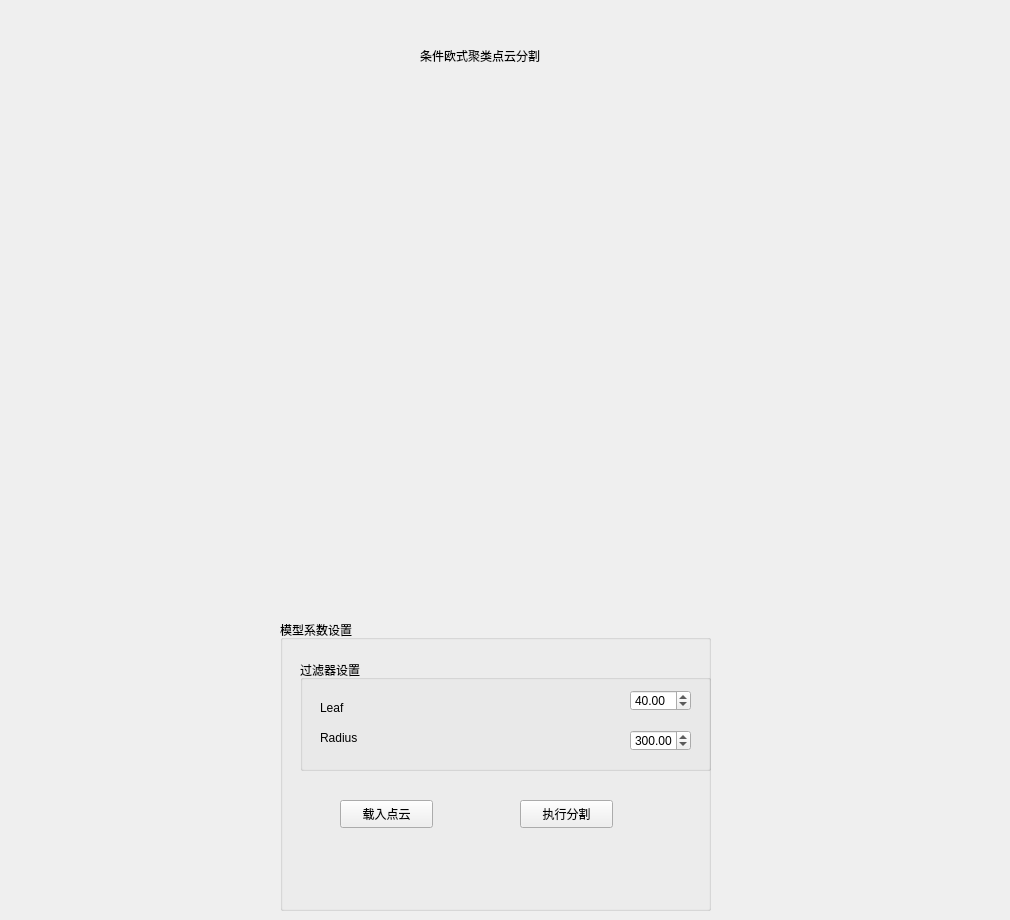
    <widget class="QWidget" name="tab_6">
     <attribute name="title">
      <string>条件欧式聚类点云分割</string>
     </attribute>
     <widget class="QVTKWidget" name="qvtkWidget_8" native="true">
      <property name="geometry">
       <rect>
        <x>50</x>
        <y>90</y>
        <width>951</width>
        <height>521</height>
       </rect>
      </property>
      <property name="autoFillBackground">
       <bool>true</bool>
      </property>
     </widget>
     <widget class="QLabel" name="label_58">
      <property name="geometry">
       <rect>
        <x>420</x>
        <y>40</y>
        <width>311</width>
        <height>31</height>
       </rect>
      </property>
      <property name="text">
       <string>条件欧式聚类点云分割</string>
      </property>
     </widget>
     <widget class="QGroupBox" name="groupBox_21">
      <property name="geometry">
       <rect>
        <x>280</x>
        <y>620</y>
        <width>431</width>
        <height>291</height>
       </rect>
      </property>
      <property name="title">
       <string>模型系数设置</string>
      </property>
      <widget class="QPushButton" name="CECDoBUT">
       <property name="geometry">
        <rect>
         <x>240</x>
         <y>180</y>
         <width>93</width>
         <height>28</height>
        </rect>
       </property>
       <property name="text">
        <string>执行分割</string>
       </property>
      </widget>
      <widget class="QGroupBox" name="groupBox_23">
       <property name="geometry">
        <rect>
         <x>20</x>
         <y>40</y>
         <width>411</width>
         <height>111</height>
        </rect>
       </property>
       <property name="title">
        <string>过滤器设置</string>
       </property>
       <widget class="QDoubleSpinBox" name="MWSBox_2">
        <property name="geometry">
         <rect>
          <x>330</x>
          <y>30</y>
          <width>61</width>
          <height>21</height>
         </rect>
        </property>
        <property name="maximum">
         <double>999999.989999999990687</double>
        </property>
        <property name="singleStep">
         <double>1.000000000000000</double>
        </property>
        <property name="value">
         <double>40.000000000000000</double>
        </property>
       </widget>
       <widget class="QLabel" name="label_59">
        <property name="geometry">
         <rect>
          <x>20</x>
          <y>40</y>
          <width>291</width>
          <height>16</height>
         </rect>
        </property>
        <property name="text">
         <string>Leaf</string>
        </property>
       </widget>
       <widget class="QDoubleSpinBox" name="SBox_2">
        <property name="geometry">
         <rect>
          <x>330</x>
          <y>70</y>
          <width>61</width>
          <height>21</height>
         </rect>
        </property>
        <property name="maximum">
         <double>999999.989999999990687</double>
        </property>
        <property name="singleStep">
         <double>1.000000000000000</double>
        </property>
        <property name="value">
         <double>300.000000000000000</double>
        </property>
       </widget>
       <widget class="QLabel" name="label_60">
        <property name="geometry">
         <rect>
          <x>20</x>
          <y>70</y>
          <width>291</width>
          <height>16</height>
         </rect>
        </property>
        <property name="text">
         <string>Radius</string>
        </property>
       </widget>
      </widget>
      <widget class="QPushButton" name="CECLoadBUT">
       <property name="geometry">
        <rect>
         <x>60</x>
         <y>180</y>
         <width>93</width>
         <height>28</height>
        </rect>
       </property>
       <property name="text">
        <string>载入点云</string>
       </property>
      </widget>
     </widget>
    </widget>
